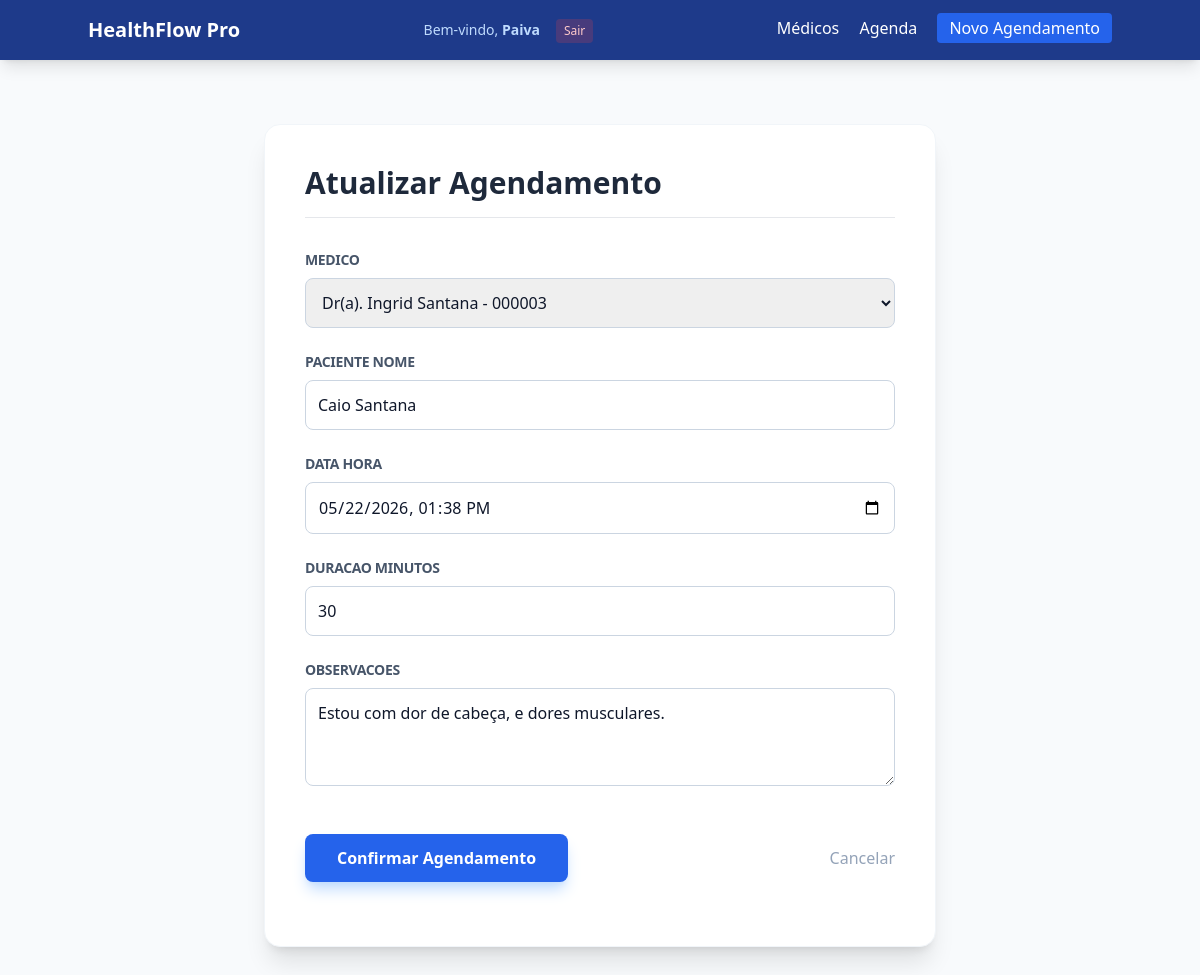
The page /editar/2/ (signed in) on the database its author committed.
### clinica/models.py (models this page shows, shortened)
class Consulta(models.Model):
    medico = models.ForeignKey(Medico, on_delete=models.CASCADE, related_name='consultas')
    paciente_nome = models.CharField(max_length=200)
    data_hora = models.DateTimeField()
    duracao_minutos = models.PositiveIntegerField(default=30)
    observacoes = models.TextField(blank=True, null=True)
    class Meta:
        ordering = ['data_hora']

### clinica/views.py (the view)
# urls.py: path('editar/<int:pk>/', views.editar_consulta, name='editar_consulta'),
@login_required
def editar_consulta(request, pk):
    consulta = get_object_or_404(Consulta, pk=pk)
    if request.method == 'POST':
        form = ConsultaForm(request.POST, instance=consulta)
        if form.is_valid():
            form.save()
            messages.success(request, f'Consulta de {consulta.paciente_nome}, autorizada com sucesso!' )
            return redirect('agenda')
    else:
        form = ConsultaForm(instance=consulta)
    return render(request, 'clinica/novo_agendamento.html', {'form': form, 'editando': True})

### clinica/forms.py
class ConsultaForm(forms.ModelForm):
    class Meta:
        model = Consulta
        fields = ['medico', 'paciente_nome', 'data_hora', 'duracao_minutos', 'observacoes']
        widgets = {
            'paciente_nome': forms.TextInput(attrs={
                'class': 'w-full p-3 border border-slate-300 rounded-lg focus:ring-2 focus:ring-blue-500 outline-none'}),
            'data_hora': forms.DateTimeInput(
                format='%Y-%m-%dT%H:%M',
                attrs={
                'type': 'datetime-local',
                'class': 'w-full p-3 border border-slate-300 rounded-lg'}),
            'medico': forms.Select(attrs={
                'class': 'w-full p-3 border border-slate-300 rounded-lg focus:ring-2 focus:ring-blue-500 outline-none'
            }),
            'duracao_minutos': forms.NumberInput(attrs={
                'class': 'w-full p-3 border border-slate-300 rounded-lg focus:ring-2 focus:ring-blue-500 outline-none'
            }),
            'observacoes': forms.Textarea(attrs={
                'rows': 3,
                'class': 'w-full p-3 border border-slate-300 rounded-lg focus:ring-2 focus:ring-blue-500 outline-none'
            }),
        }

### clinica/models.py (called while the page is built)
    def __str__(self):
        return f"Dr(a). {self.nome} - {self.crm}"

### clinica/templates/clinica/novo_agendamento.html (shortened to what this page needs)
{% extends 'clinica/base.html' %}
{% block content %}
    <div class="max-w-2xl mx-auto bg-white p-10 rounded-2xl shadow-xl border border-slate-100">
        <h2 class="text-3xl font-bold text-slate-800 mb-8 border-b pb-4">
            {% if form.instance.pk %}Atualizar Agendamento{% else %}Novo Agendamento{% endif %}
        </h2>
        <form method="post" class="space-y-6">
            {% for field in form %}
            <div class="flex flex-col">
                <label class="text-sm font-bold text-slate-600 mb-2 uppercase tracking-tight">
                    {{ field.label }}
                </label>
                {{ field }}
            </div>
            {% endfor %}
            <div class="py-6 flex items-center justify-between">
                <button type="submit" class="bg-blue-600 text-white px-8 py-3 rounded-lg font-bold shadow-lg shadow-blue-200 hover:bg-blue-700 hover:-translate-y-0.5 transition-all">
                    Confirmar Agendamento
                </button>
                <a href="{% url 'agenda' %}" class="text-slate-400 hover:text-slate-600 font-medium"> Cancelar </a>
            </div>
        </form>
    </div>
{% endblock %}

### clinica/templates/clinica/base.html (shortened to what this page needs)
<!DOCTYPE html>
<html lang="pt-br">
<head>
    <script src="https://cdn.tailwindcss.com"></script>
</head>
<body class="bg-slate-50 text-slate-900 font-sans antialiased">
    <nav class="bg-blue-900 text-white p-4 shadow-lg mb-8">
        <div class="container mx-auto flex justify-between">
            <a href="{% url 'index' %}" class="font-bold text-xl flex items-center hover:text-blue-200 transition">
                <span class="font-bold text-xl">HealthFlow Pro</span>
            </a>
            <div class="flex items-center space-x-4">
                {% if user.is_authenticated %}
                <span class="text-sm text-blue-200">
                    Bem-vindo, <strong>{{ user.username|capfirst}}</strong>
                </span>
                <form action="{% url 'logout' %}" method="post" class="inline">
                <button type="submit" class="text-xs bg-red-500/20 hover:bg-red-500 text-red-200 px-2 py-1 rounded transition">
                    Sair
                </button>
                </form>
                {% else %}
                    <a href="{% url 'login' %}" class="text-sm bg-green-600 hover:bg-green-700 px-3 py-1 rounded">
                        Entrar
                    </a>
                {% endif %}
            </div>
            <div class="space-x-4">
                <a href="{% url 'listar_medicos' %}" class="hover:no-underline">Médicos</a>
                <a href="{% url 'agenda' %}" class="hover:no-underline">Agenda</a>
                <a href="{% url 'novo_agendamento' %}" class="bg-blue-600 px-3 py-1 rounded">Novo Agendamento</a>
            </div>
        </div>
    </nav>
    <main class="container mx-auto px-4 py-8">
        {% block content %}{% endblock %}
    </main>
</body>
</html>

### rows shown on the page
Consulta: form "Dr(a). Ingrid Santana - 000003" "Caio Santana" "05/22/2026 13:38" "30" "Estou com dor de cabeça, e dores musculares."

### other values the page prints
{{ user.username|capfirst }} "Paiva"
{{ field.label }} "MEDICO" "PACIENTE NOME" "DATA HORA" "DURACAO MINUTOS" "OBSERVACOES"
